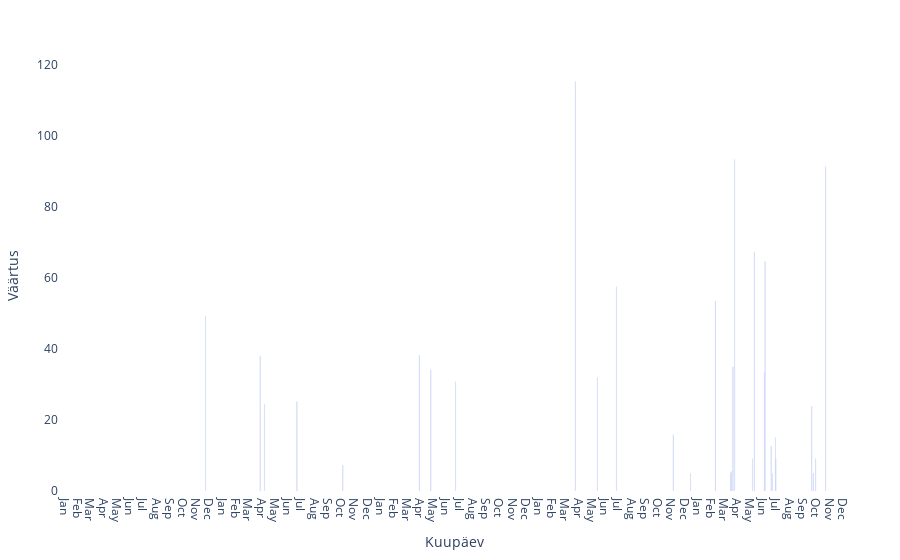

Write notebook code for a chart like this one.
### Code cell
df = DataFrame()
df."Kuupäev" = yearprofitlossdf."Laekumise kuupäev"
df."KOKKU" = yearprofitlossdf."Kokku EUR"

layout = Layout(
    xaxis_title="Kuupäev",
    yaxis_title="Väärtus",
    legend_title_text="Aktsiad",
    xaxis=attr(dtick="M1", tickformat="%b", ticklabelmode="period", range=[periodstart, periodend]),
    plot_bgcolor="white",
)

plot(bar(df, x=:Kuupäev, y=:KOKKU, name="Dividend/Intress"), layout)

### Figure 1 — Plotly figure (JSON) as saved in the notebook; plotly's stock layout.template omitted (floating-point values rounded to 4 significant figures)
{"data": [{"name": "Dividend/Intress", "type": "bar", "x": ["2017-12-05", "2018-04-10", "2018-04-20", "2018-07-04", "2018-10-18", "2019-04-12", "2019-04-12", "2019-05-09", "2019-05-09", "2019-07-05", "2019-07-05", "2020-04-06", "2020-04-06", "2020-05-27", "2020-07-10", "2020-07-10", "2020-07-10", "2020-11-18", "2020-12-28", "2021-02-23", "2021-03-31", "2021-04-02", "2021-04-05", "2021-04-09", "2021-04-09", "2021-05-20", "2021-05-24", "2021-06-16", "2021-06-16", "2021-06-18", "2021-06-18", "2021-07-02", "2021-07-05", "2021-07-12", "2021-07-13", "2021-10-04", "2021-10-07", "2021-10-13", "2021-11-05"], "y": [49.28, 37.95, 24.48, 25.2, 7.28, 27.8, 10.46, 33.15, 0.98, 16.11, 14.69, 47.38, 67.96, 31.98, 29.64, 3.26, 24.64, 15.83, 4.96, 53.5, 5.11, 5.52, 34.97, 18.25, 75.1, 9.08, 67.37, 27.48, 5.88, 60.07, 4.58, 12.64, 4.94, 15.12, 9.08, 23.93, 5.06, 9.13, 91.33]}], "layout": {"autosize": true, "legend": {"title": {"text": "Aktsiad"}}, "margin": {"b": 50, "l": 50, "r": 50, "t": 60}, "plot_bgcolor": "white", "xaxis": {"dtick": "M1", "range": ["2017-01-01", "2021-12-31"], "tickformat": "%b", "ticklabelmode": "period", "title": {"text": "Kuupäev"}, "type": "date"}, "yaxis": {"autorange": true, "range": [0, 121.4], "title": {"text": "Väärtus"}, "type": "linear"}}}
